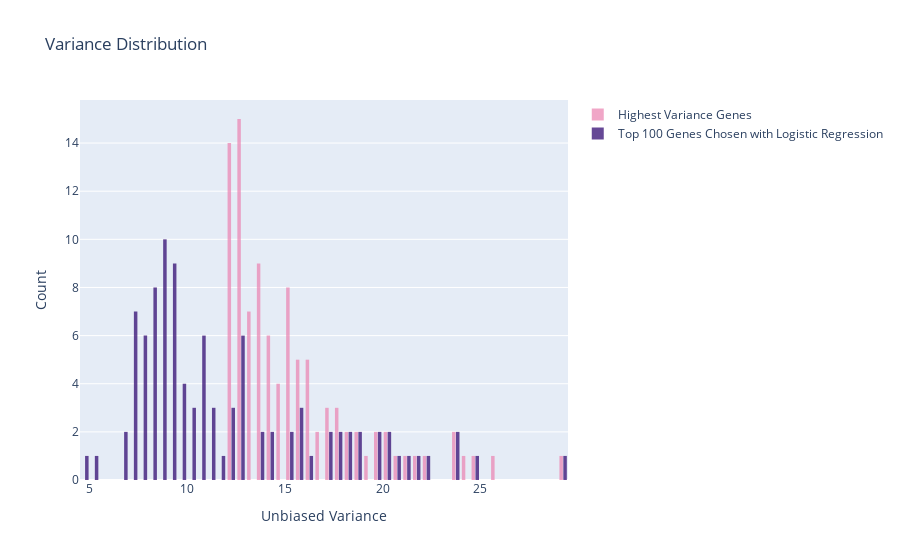

The cell this chart's notebook holds for it:
### Markdown cell above
## Variance Comparison

### Code cell
fig = go.Figure()
fig.add_trace(go.Histogram(
    x=frame_stats['unbiased_variance'].iloc[:100],
    histnorm='percent',
    name='Highest Variance Genes', # name used in legend and hover labels
    xbins=dict( # bins used for histogram
        start=12,
        end=30,
        size=0.5
    ),
    marker_color='#EB89B5',
    opacity=0.75
))
fig.add_trace(go.Histogram(
    x=frame_stats['unbiased_variance'].loc[top_genes],
    histnorm='percent',
    name='Top 100 Genes Chosen with Logistic Regression',
    xbins=dict(
        start=4.0,
        end=30,
        size=0.5
    ),
    marker_color='#330C73',
    opacity=0.75
))

fig.update_layout(
    title_text='Variance Distribution', # title of plot
    xaxis_title_text='Unbiased Variance', # xaxis label
    yaxis_title_text='Count', # yaxis label
    bargap=0.2, # gap between bars of adjacent location coordinates
    bargroupgap=0.1 # gap between bars of the same location coordinates
)

fig.show()

### Figure 1 — Plotly figure (JSON) as saved in the notebook; plotly's stock layout.template omitted (floating-point values rounded to 4 significant figures)
{"data": [{"histnorm": "percent", "marker": {"color": "#EB89B5"}, "name": "Highest Variance Genes", "opacity": 0.75, "type": "histogram", "x": [29.39, 25.58, 24.87, 24.22, 23.8, 23.68, 22.14, 21.84, 21.37, 20.51, 20.19, 20.03, 19.88, 19.56, 19.32, 18.94, 18.85, 18.49, 18.17, 17.8, 17.73, 17.53, 17.2, 17.11, 17.0, 16.7, 16.51, 16.48, 16.41, 16.37, 16.09, 16.04, 15.97, 15.96, 15.96, 15.89, 15.51, 15.48, 15.48, 15.45, 15.44, 15.36, 15.16, 15.08, 15.02, 14.76, 14.75, 14.75, 14.71, 14.43, 14.42, 14.4, 14.36, 14.12, 14.05, 13.99, 13.96, 13.91, 13.85, 13.83, 13.76, 13.72, 13.72, 13.66, 13.39, 13.31, 13.25, 13.12, 13.1, 13.05, 13.02, 13.0, 12.99, 12.98, 12.92, 12.91, 12.89, 12.89, 12.77, 12.75, 12.7, 12.7, 12.68, 12.65, 12.58, 12.57, 12.47, 12.47, 12.4, 12.39, 12.37, 12.33, 12.33, 12.29, 12.26, 12.22, 12.21, 12.21, 12.18, 12.17], "xbins": {"end": 30, "size": 0.5, "start": 12}}, {"histnorm": "percent", "marker": {"color": "#330C73"}, "name": "Top 100 Genes Chosen with Logistic Regression", "opacity": 0.75, "type": "histogram", "x": [24.87, 23.8, 29.39, 12.21, 22.14, 23.68, 17.73, 20.51, 19.56, 8.426, 7.281, 8.543, 12.92, 17.11, 18.94, 18.49, 18.85, 21.37, 11.6, 12.68, 17.0, 7.952, 8.658, 17.53, 9.025, 7.923, 12.89, 20.03, 15.51, 14.36, 10.64, 9.901, 13.0, 10.91, 16.09, 8.42, 15.97, 8.043, 13.85, 13.72, 10.58, 10.98, 7.561, 9.275, 10.89, 8.056, 21.84, 9.241, 20.19, 7.945, 9.449, 15.96, 7.257, 9.241, 8.888, 12.47, 8.41, 11.03, 12.77, 15.44, 8.933, 9.128, 12.06, 9.495, 11.31, 7.218, 14.4, 7.174, 8.085, 8.879, 5.009, 8.224, 8.853, 18.17, 15.48, 7.17, 9.764, 9.762, 9.275, 10.72, 7.917, 10.17, 8.844, 7.336, 10.27, 7.706, 9.887, 10.25, 8.842, 6.931, 11.28, 8.627, 8.405, 19.88, 12.7, 6.832, 9.1, 7.387, 4.586, 8.901], "xbins": {"end": 30, "size": 0.5, "start": 4}}], "layout": {"bargap": 0.2, "bargroupgap": 0.1, "title": {"text": "Variance Distribution"}, "xaxis": {"title": {"text": "Unbiased Variance"}}, "yaxis": {"title": {"text": "Count"}}}}
